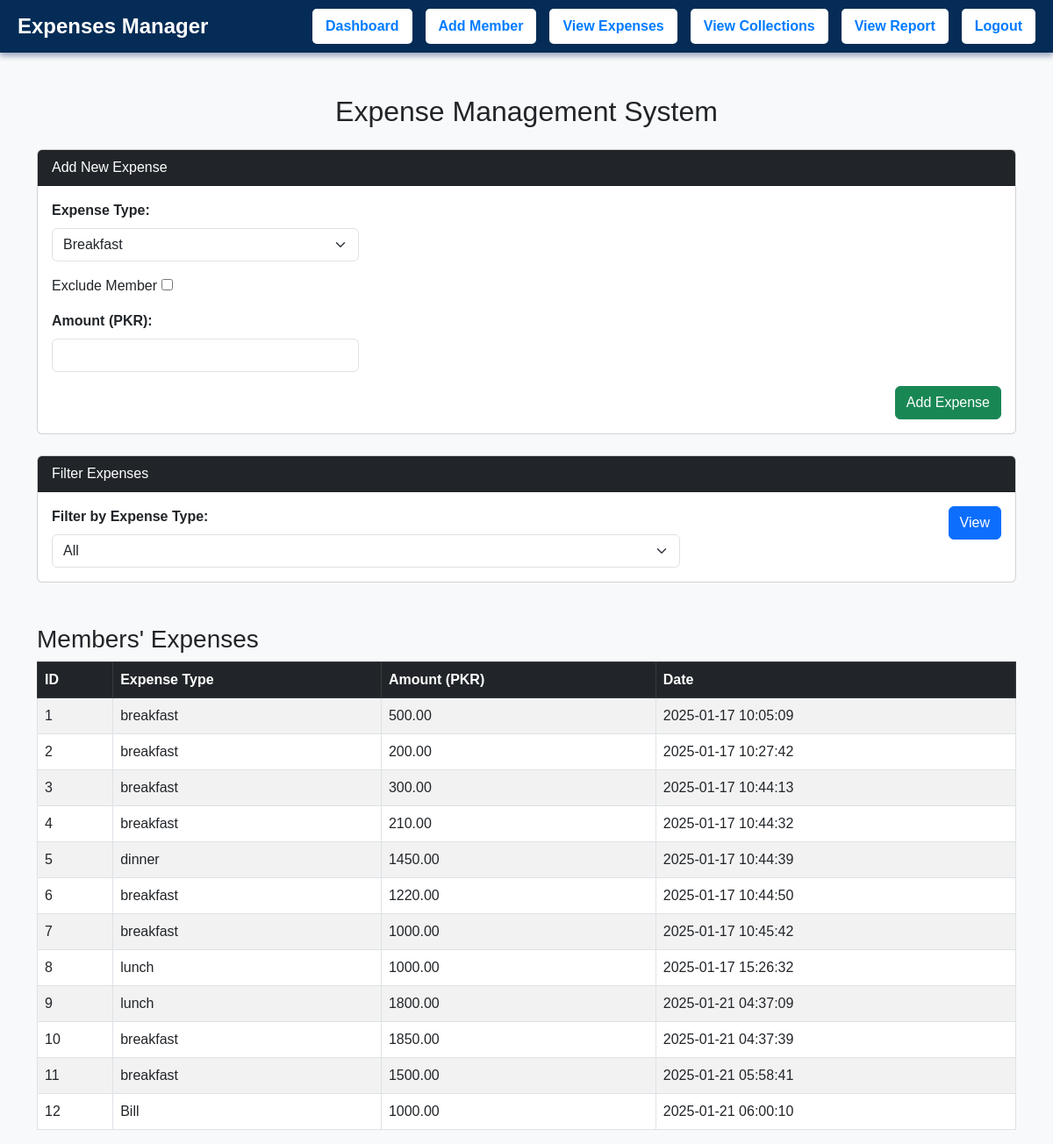
The app's page /expenses.php (signed in) with its own data.
### tables this page shows
CREATE TABLE IF NOT EXISTS `expenses` (
  `id` int NOT NULL AUTO_INCREMENT,
  `name` varchar(50) DEFAULT NULL,
  `expense_type` varchar(50) DEFAULT NULL,
  `amount` decimal(10,2) DEFAULT NULL,
  `created_at` timestamp NULL DEFAULT CURRENT_TIMESTAMP,
  `exclude_member` varchar(50) NOT NULL,
  PRIMARY KEY (`id`)
);

### expenses.php (the view, shortened to what this page needs)
<?php
include 'connection.php';
        $query = "SELECT * FROM expenses";
        $result = mysqli_query($conn, $query);
?>
<!DOCTYPE html>
<html lang="en">
<head>
    <link href="https://cdn.jsdelivr.net/npm/bootstrap@5.3.0/dist/css/bootstrap.min.css" rel="stylesheet">
</head>
<body>
 <div class="navbar"  >
        <a href="index.php"  class="logo">Expenses Manager</a>
        <div class="nav-buttons" >
            <a href="index.php">Dashboard</a>
            <a href="add_member.php">Add Member</a>
            <a href="expenses.php">View Expenses</a>
            <a href="collections.php">View Collections</a>
            <a href="report.php">View Report</a>
            <a href="logout.php">Logout</a>
        </div>
    </div>
<div class="container mt-5">
    <h2 class="text-center">Expense Management System</h2>
    <div class="card mt-4">
        <div class="card-header bg-dark text-white">Add New Expense</div>
        <div class="card-body">
            <form method="POST" class="row g-3">
                <div class="col-md-4">
                    <label for="expense_type" class="form-label">Expense Type:</label>
                    <select name="expense_type" id="expense_type" class="form-select" onchange="toggleOtherExpenseInput()" required>
                        <option value="breakfast">Breakfast</option>
                    </select>
                </div>
<div>
    <label for="exclude_member_checkbox">Exclude Member</label>
    <input type="checkbox" id="exclude_member_checkbox" name="exclude_member_checkbox[]" value="1">
</div>
                <div class="col-md-4">
                    <label for="amount" class="form-label">Amount (PKR):</label>
                    <input type="number" step="0.01" name="amount" id="amount" class="form-control" required>
                </div>
                <div class="col-12 text-end">
                    <button type="submit" name="add_expense" class="btn btn-success">Add Expense</button>
                </div>
            </form>
        </div>
    </div>
    <div class="card mt-4">
        <div class="card-header bg-dark text-white">Filter Expenses</div>
        <div class="card-body">
            <form method="GET" class="row g-3">
                <div class="col-md-8">
                    <label for="filter_expense_type" class="form-label">Filter by Expense Type:</label>
                    <select name="expense_type" id="filter_expense_type" class="form-select">
                        <option value="">All</option>
                    </select>
                </div>
                <div class="col-md-4 text-end">
                    <button type="submit" class="btn btn-primary">View</button>
                </div>
            </form>
        </div>
    </div>
    <h3 class="mt-5">Members' Expenses</h3>
    <table class="table table-bordered table-striped">
        <thead class="table-dark">
        <tr>
            <th>ID</th>
            <th>Expense Type</th>
            <th>Amount (PKR)</th>
            <th>Date</th>
        </tr>
        </thead>
        <tbody>
        <?php
        if ($result && mysqli_num_rows($result) > 0) {
            while ($row = mysqli_fetch_assoc($result)) {
                echo "<tr><td>{$row['id']}</td><td>" . htmlspecialchars($row['expense_type']) . "</td><td>" . htmlspecialchars($row['amount']) . "</td><td>" . htmlspecialchars($row['created_at']) . "</td></tr>";
            }
        } else {
            echo "<tr><td colspan='4'>No expenses found</td></tr>";
        }
        ?>
        </tbody>
    </table>
</div>
</body>
</html>

### expenses.php (style rules this page uses)
body { background-color: #f8f9fa; font-family: Arial, sans-serif; }
.form-label { font-weight: bold; }
.navbar { display: flex; justify-content: space-between; align-items: center; padding: 10px 20px; background-color:rgb(4, 44, 86); color: #fff; box-shadow: 0 4px 6px rgba(5, 35, 99, 0.37); }
.navbar .logo { font-size: 1.5rem; font-weight: bold; color: #fff; text-decoration: none; }
.navbar .nav-buttons { display: flex; gap: 15px; }
.navbar .nav-buttons a { text-decoration: none; font-weight: bold; color: #007bff; background-color: #fff; padding: 8px 15px; border-radius: 5px; transition: all 0.3s ease; }

### records on screen
expenses: id "1", expense_type "breakfast", amount "500.00", created_at "2025-01-17 10:05:09"
expenses: id "2", expense_type "breakfast", amount "200.00", created_at "2025-01-17 10:27:42"
expenses: id "3", expense_type "breakfast", amount "300.00", created_at "2025-01-17 10:44:13"
expenses: id "4", expense_type "breakfast", amount "210.00", created_at "2025-01-17 10:44:32"
expenses: id "5", expense_type "dinner", amount "1450.00", created_at "2025-01-17 10:44:39"
expenses: id "6", expense_type "breakfast", amount "1220.00", created_at "2025-01-17 10:44:50"
expenses: id "7", expense_type "breakfast", amount "1000.00", created_at "2025-01-17 10:45:42"
expenses: id "8", expense_type "lunch", amount "1000.00", created_at "2025-01-17 15:26:32"
expenses: id "9", expense_type "lunch", amount "1800.00", created_at "2025-01-21 04:37:09"
expenses: id "10", expense_type "breakfast", amount "1850.00", created_at "2025-01-21 04:37:39"
expenses: id "11", expense_type "breakfast", amount "1500.00", created_at "2025-01-21 05:58:41"
expenses: id "12", expense_type "Bill", amount "1000.00", created_at "2025-01-21 06:00:10"
